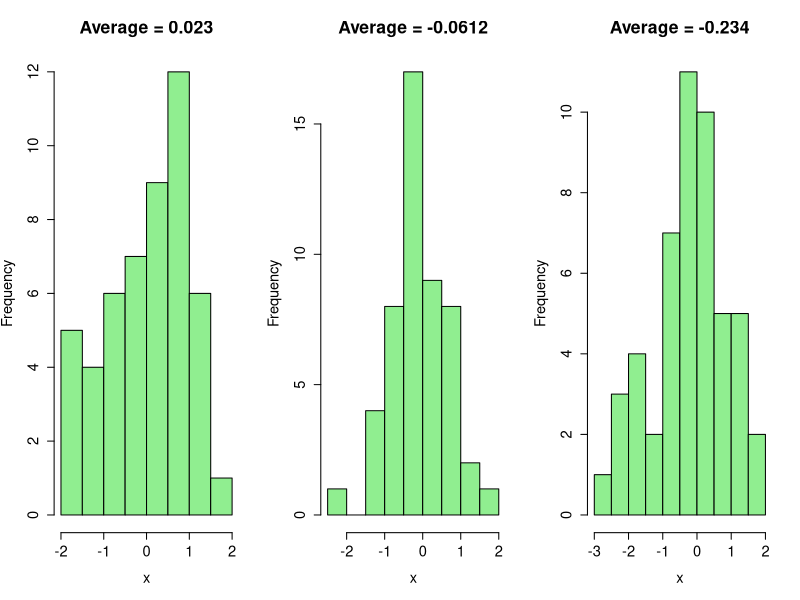
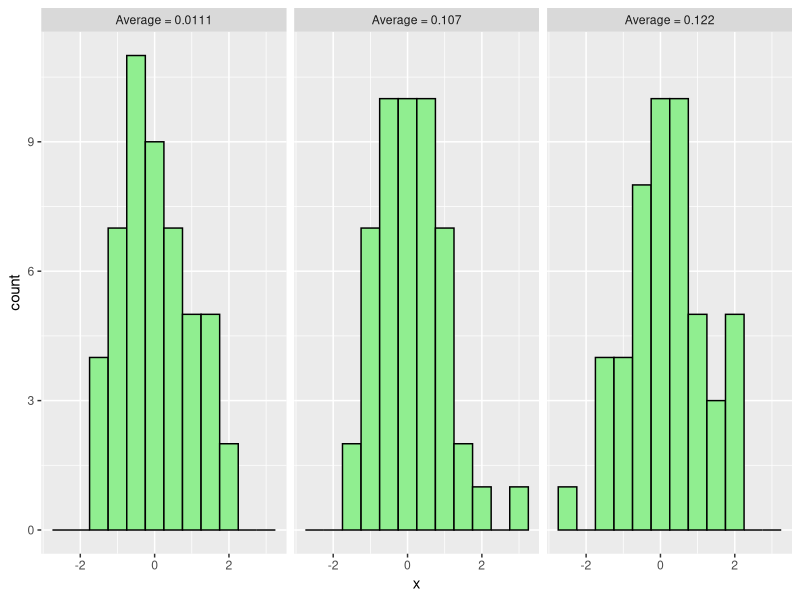
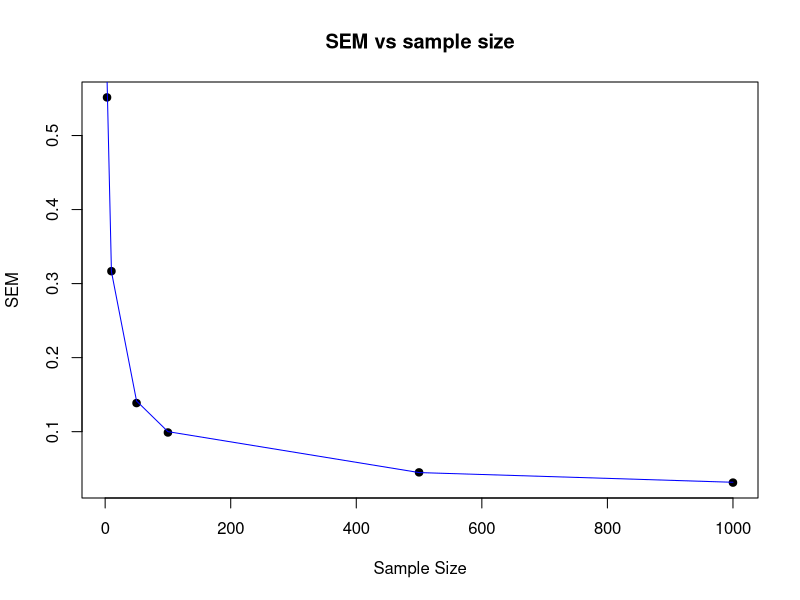
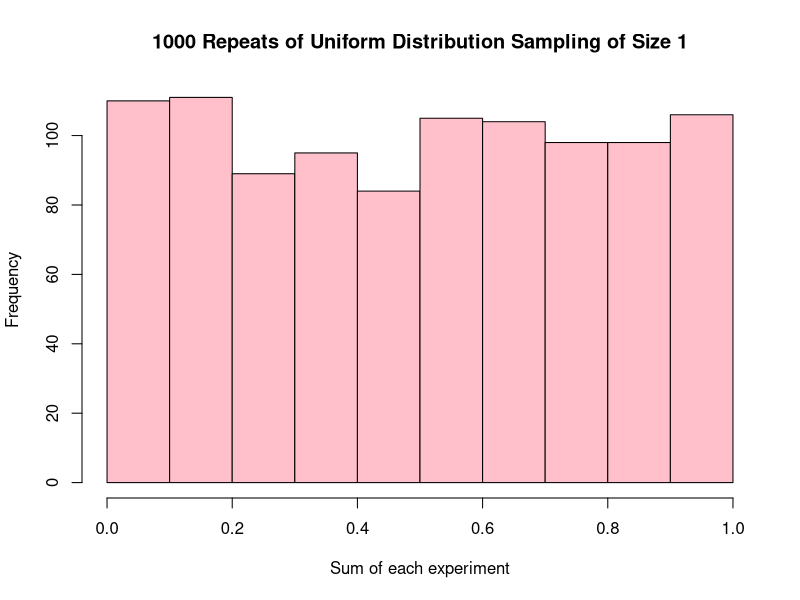
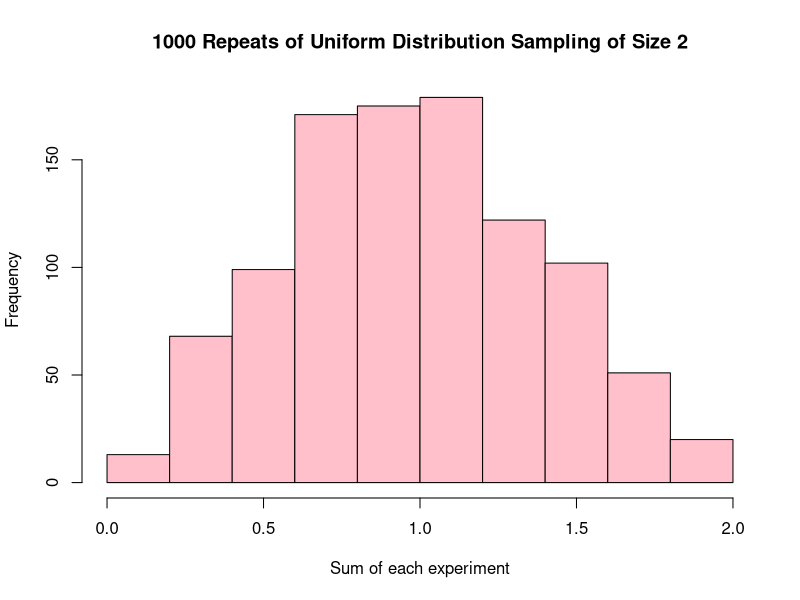
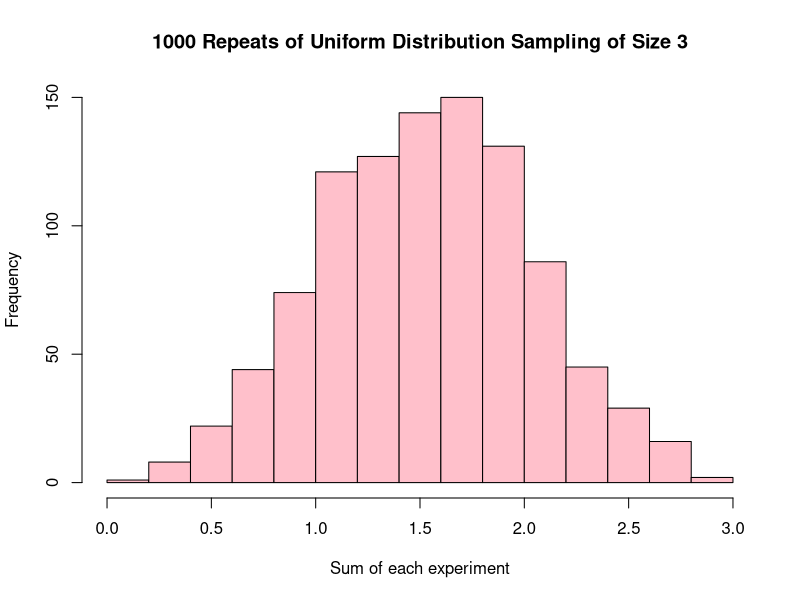
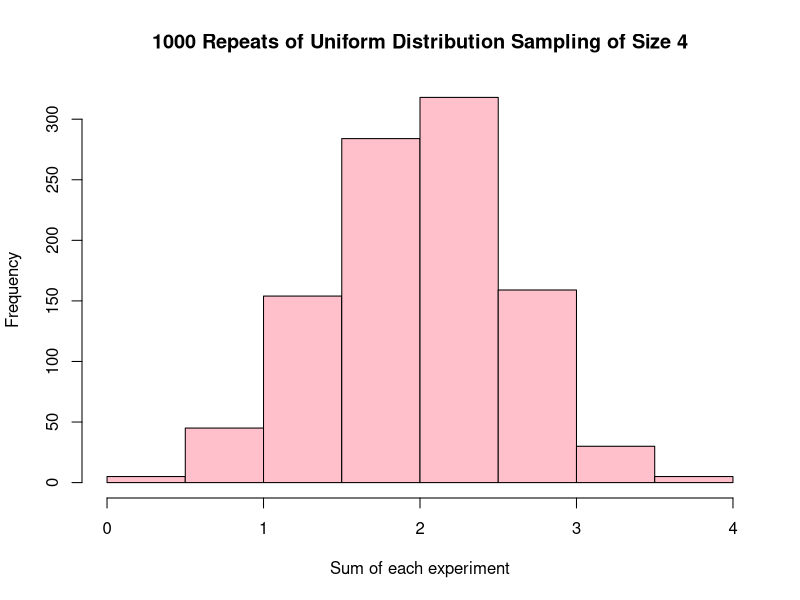
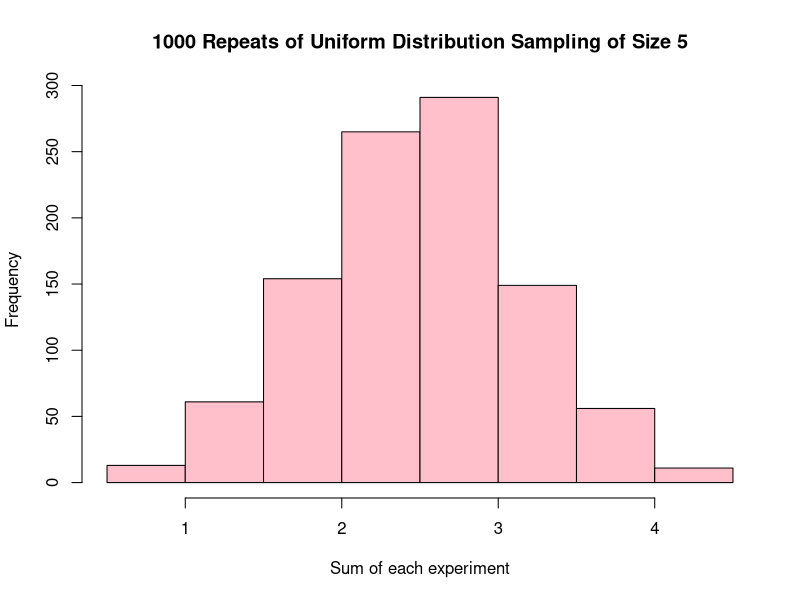

The R source for these figures, in order:
## ---- chunk 1
library(ggplot2)
knitr::opts_chunk$set(echo = TRUE)
## ---- chunk 2
old.par <- par(mfrow=c(1,3),ps=16)
for ( iTry in 1:3 ) {
  x<-rnorm(50,mean=0,sd=1)
  hist(x,breaks=10,col='lightgreen',main=paste("Average =",signif(mean(x),3)))
}
par(old.par)
## ---- chunk 3
ggplot(transform(data.frame(x=rnorm(150),y=rep(1:3,50)),y=paste("Average =",signif(unlist(lapply(unstack(data.frame(x,y)),mean))[y],3))),aes(x=x))+geom_histogram(binwidth=0.5,colour="black",fill='lightgreen')+facet_wrap(~y)
## ---- chunk 4
# different sample sizes we are going to try:
sample.sizes=c(3,10,50, 100, 500, 1000)

# we will use the vector below to save the standard deviations of the 
# *distribution of the means* at each given sample size.
# Note that it's ok to initialize with an empty vector of length 0 - if we index 
# it out-of-bounds while assigning a value later, the vector will autoexpand 
# on assignment, see examples in the slides) 
mean.sds = numeric(0) 
j <- 1

for ( N in sample.sizes ) { # try different sample sizes
  
  m <- numeric(0)
 # INSERT YOUR CODE HERE: (you may want to check the slides). 
  for (i in 1:1000) {
    m[i] <- mean(rnorm(N))
  }
  
  mean.sds[j] <- sd(m)
  j <- j + 1
  
}


plot(sample.sizes,mean.sds, main="SEM vs sample size",pch=19, xlab="Sample Size", ylab="SEM")
lines(sample.sizes,1/sqrt(sample.sizes),col='blue')
## ---- chunk 5
N <- 5  # the number of i.i.d. variables X we are going to sum

# how many times we are going to repeat the "experiment" (see the text above for what we now call an experiment):
n.repeats <- 1000 
s.values <- numeric()

for (n in 1:N) {
  for (i.exp in 1:n.repeats) { 
  
   x <- runif(n)

  s.values[i.exp] <- sum(x)
  }
  
  hist(s.values, col="pink", main=paste("1000 Repeats of Uniform Distribution Sampling of Size",n), xlab="Sum of each experiment")
}

